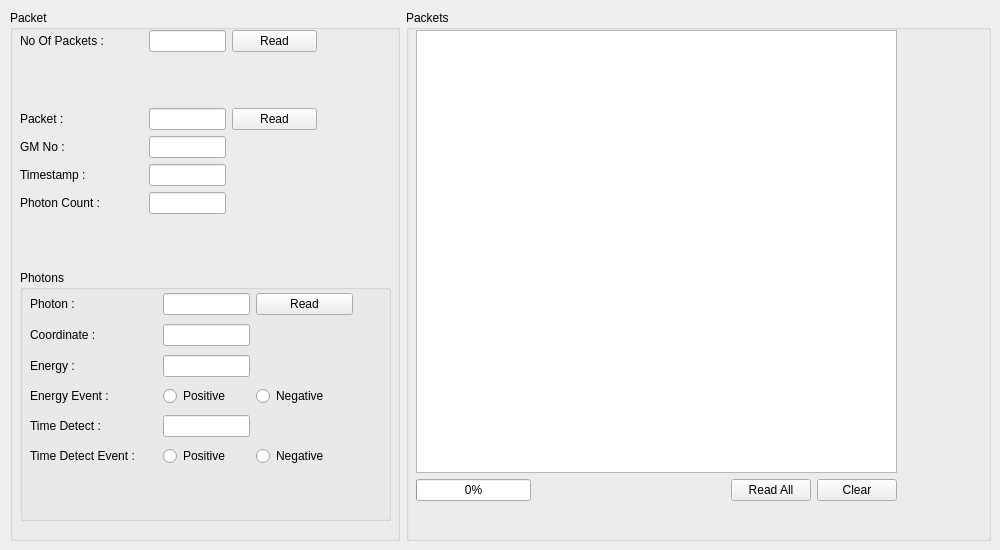
    <widget class="QWidget" name="tab_2">
     <attribute name="title">
      <string>Packets</string>
     </attribute>
     <widget class="QWidget" name="layoutWidget23">
      <property name="geometry">
       <rect>
        <x>10</x>
        <y>10</y>
        <width>981</width>
        <height>531</height>
       </rect>
      </property>
      <layout class="QGridLayout" name="gridLayout_40" columnstretch="40,60">
       <item row="0" column="0">
        <widget class="QGroupBox" name="packetGroup">
         <property name="title">
          <string>Packet</string>
         </property>
         <widget class="QWidget" name="gridLayoutWidget_11">
          <property name="geometry">
           <rect>
            <x>10</x>
            <y>20</y>
            <width>371</width>
            <height>491</height>
           </rect>
          </property>
          <layout class="QGridLayout" name="gridLayout_11" rowstretch="10,10,10,10,10,10,10,50" columnstretch="29,18,20,16">
           <item row="2" column="2">
            <widget class="QPushButton" name="readPacketBtn">
             <property name="text">
              <string>Read</string>
             </property>
            </widget>
           </item>
           <item row="0" column="0">
            <widget class="QLabel" name="noOfPacketsLab">
             <property name="text">
              <string>No Of Packets :</string>
             </property>
             <property name="alignment">
              <set>Qt::AlignLeading|Qt::AlignLeft|Qt::AlignVCenter</set>
             </property>
            </widget>
           </item>
           <item row="0" column="1">
            <widget class="QLineEdit" name="noOfPacketsEdit">
             <property name="readOnly">
              <bool>true</bool>
             </property>
            </widget>
           </item>
           <item row="0" column="2">
            <widget class="QPushButton" name="readNoOfPacketsBtn">
             <property name="text">
              <string>Read</string>
             </property>
            </widget>
           </item>
           <item row="5" column="0">
            <widget class="QLabel" name="packetPhotonCountLab">
             <property name="text">
              <string>Photon Count :</string>
             </property>
             <property name="alignment">
              <set>Qt::AlignLeading|Qt::AlignLeft|Qt::AlignVCenter</set>
             </property>
            </widget>
           </item>
           <item row="3" column="0">
            <widget class="QLabel" name="packetGMLab">
             <property name="text">
              <string>GM No :</string>
             </property>
             <property name="alignment">
              <set>Qt::AlignLeading|Qt::AlignLeft|Qt::AlignVCenter</set>
             </property>
            </widget>
           </item>
           <item row="4" column="0">
            <widget class="QLabel" name="packetTimestampLab">
             <property name="text">
              <string>Timestamp :</string>
             </property>
             <property name="alignment">
              <set>Qt::AlignLeading|Qt::AlignLeft|Qt::AlignVCenter</set>
             </property>
            </widget>
           </item>
           <item row="1" column="0" colspan="3">
            <spacer name="horizontalSpacer_13">
             <property name="orientation">
              <enum>Qt::Horizontal</enum>
             </property>
             <property name="sizeHint" stdset="0">
              <size>
               <width>40</width>
               <height>20</height>
              </size>
             </property>
            </spacer>
           </item>
           <item row="2" column="0">
            <widget class="QLabel" name="packetLab">
             <property name="text">
              <string>Packet :</string>
             </property>
             <property name="alignment">
              <set>Qt::AlignLeading|Qt::AlignLeft|Qt::AlignVCenter</set>
             </property>
            </widget>
           </item>
           <item row="3" column="1">
            <widget class="QLineEdit" name="packetGMEdit">
             <property name="readOnly">
              <bool>true</bool>
             </property>
            </widget>
           </item>
           <item row="2" column="1">
            <widget class="QLineEdit" name="packetNoEdit"/>
           </item>
           <item row="4" column="1">
            <widget class="QLineEdit" name="packetTimestampEdit">
             <property name="readOnly">
              <bool>true</bool>
             </property>
            </widget>
           </item>
           <item row="6" column="0" colspan="3">
            <spacer name="horizontalSpacer_14">
             <property name="orientation">
              <enum>Qt::Horizontal</enum>
             </property>
             <property name="sizeHint" stdset="0">
              <size>
               <width>40</width>
               <height>20</height>
              </size>
             </property>
            </spacer>
           </item>
           <item row="5" column="1">
            <widget class="QLineEdit" name="packetPhotonCountEdit">
             <property name="readOnly">
              <bool>true</bool>
             </property>
            </widget>
           </item>
           <item row="7" column="0" colspan="4">
            <widget class="QGroupBox" name="photonGroup">
             <property name="title">
              <string>Photons</string>
             </property>
             <widget class="QWidget" name="gridLayoutWidget_12">
              <property name="geometry">
               <rect>
                <x>10</x>
                <y>20</y>
                <width>323</width>
                <height>184</height>
               </rect>
              </property>
              <layout class="QGridLayout" name="gridLayout_12" columnstretch="38,26,29">
               <item row="3" column="1">
                <widget class="QRadioButton" name="photonEnergyPosEventRadio">
                 <property name="text">
                  <string>Positive</string>
                 </property>
                 <attribute name="buttonGroup">
                  <string notr="true">photonEnergyEventBtnGroup</string>
                 </attribute>
                </widget>
               </item>
               <item row="4" column="1">
                <widget class="QLineEdit" name="photonTimeDetectEdit"/>
               </item>
               <item row="0" column="0">
                <widget class="QLabel" name="photonNoLab">
                 <property name="text">
                  <string>Photon :</string>
                 </property>
                 <property name="alignment">
                  <set>Qt::AlignLeading|Qt::AlignLeft|Qt::AlignVCenter</set>
                 </property>
                </widget>
               </item>
               <item row="0" column="2">
                <widget class="QPushButton" name="readPhotonBtn">
                 <property name="text">
                  <string>Read</string>
                 </property>
                </widget>
               </item>
               <item row="0" column="1">
                <widget class="QLineEdit" name="photonNoEdit"/>
               </item>
               <item row="4" column="0">
                <widget class="QLabel" name="photonTimeDetectLab">
                 <property name="text">
                  <string>Time Detect :</string>
                 </property>
                 <property name="alignment">
                  <set>Qt::AlignLeading|Qt::AlignLeft|Qt::AlignVCenter</set>
                 </property>
                </widget>
               </item>
               <item row="1" column="0">
                <widget class="QLabel" name="photonCoordLab">
                 <property name="text">
                  <string>Coordinate :</string>
                 </property>
                 <property name="alignment">
                  <set>Qt::AlignLeading|Qt::AlignLeft|Qt::AlignVCenter</set>
                 </property>
                </widget>
               </item>
               <item row="2" column="1">
                <widget class="QLineEdit" name="photonEnergyEdit"/>
               </item>
               <item row="1" column="1">
                <widget class="QLineEdit" name="photonCoordEdit"/>
               </item>
               <item row="3" column="2">
                <widget class="QRadioButton" name="photonEnergyNegEventRadio">
                 <property name="text">
                  <string>Negative</string>
                 </property>
                 <attribute name="buttonGroup">
                  <string notr="true">photonEnergyEventBtnGroup</string>
                 </attribute>
                </widget>
               </item>
               <item row="2" column="0">
                <widget class="QLabel" name="photonEnergyLab">
                 <property name="text">
                  <string>Energy :</string>
                 </property>
                 <property name="alignment">
                  <set>Qt::AlignLeading|Qt::AlignLeft|Qt::AlignVCenter</set>
                 </property>
                </widget>
               </item>
               <item row="3" column="0">
                <widget class="QLabel" name="photonEnergyEventLab">
                 <property name="text">
                  <string>Energy Event :</string>
                 </property>
                 <property name="alignment">
                  <set>Qt::AlignLeading|Qt::AlignLeft|Qt::AlignVCenter</set>
                 </property>
                </widget>
               </item>
               <item row="5" column="0">
                <widget class="QLabel" name="photonTimeDetectEventLab">
                 <property name="text">
                  <string>Time Detect Event :</string>
                 </property>
                 <property name="alignment">
                  <set>Qt::AlignLeading|Qt::AlignLeft|Qt::AlignVCenter</set>
                 </property>
                </widget>
               </item>
               <item row="5" column="1">
                <widget class="QRadioButton" name="photonTimeDetectPosEventRadio">
                 <property name="text">
                  <string>Positive</string>
                 </property>
                 <attribute name="buttonGroup">
                  <string notr="true">photonTimeDetectBtnGroup</string>
                 </attribute>
                </widget>
               </item>
               <item row="5" column="2">
                <widget class="QRadioButton" name="photonTimeDetectNegEventRadio">
                 <property name="text">
                  <string>Negative</string>
                 </property>
                 <attribute name="buttonGroup">
                  <string notr="true">photonTimeDetectBtnGroup</string>
                 </attribute>
                </widget>
               </item>
              </layout>
             </widget>
            </widget>
           </item>
           <item row="0" column="3" rowspan="7">
            <spacer name="verticalSpacer_2">
             <property name="orientation">
              <enum>Qt::Vertical</enum>
             </property>
             <property name="sizeHint" stdset="0">
              <size>
               <width>20</width>
               <height>40</height>
              </size>
             </property>
            </spacer>
           </item>
          </layout>
         </widget>
        </widget>
       </item>
       <item row="0" column="1">
        <widget class="QGroupBox" name="packetsGroup">
         <property name="enabled">
          <bool>true</bool>
         </property>
         <property name="title">
          <string>Packets</string>
         </property>
         <widget class="QWidget" name="layoutWidget24">
          <property name="geometry">
           <rect>
            <x>10</x>
            <y>20</y>
            <width>481</width>
            <height>471</height>
           </rect>
          </property>
          <layout class="QGridLayout" name="gridLayout_10" rowstretch="90,10">
           <item row="1" column="0">
            <widget class="QProgressBar" name="packetLoadProgressBar">
             <property name="value">
              <number>0</number>
             </property>
            </widget>
           </item>
           <item row="1" column="1">
            <spacer name="horizontalSpacer_15">
             <property name="orientation">
              <enum>Qt::Horizontal</enum>
             </property>
             <property name="sizeHint" stdset="0">
              <size>
               <width>188</width>
               <height>20</height>
              </size>
             </property>
            </spacer>
           </item>
           <item row="1" column="2">
            <widget class="QPushButton" name="readAllPacketsBtn">
             <property name="text">
              <string>Read All</string>
             </property>
            </widget>
           </item>
           <item row="1" column="3">
            <widget class="QPushButton" name="resetPacketTextBtn">
             <property name="text">
              <string>Clear</string>
             </property>
            </widget>
           </item>
           <item row="0" column="0" colspan="4">
            <widget class="QTextEdit" name="packetsText">
             <property name="enabled">
              <bool>true</bool>
             </property>
             <property name="readOnly">
              <bool>true</bool>
             </property>
            </widget>
           </item>
          </layout>
         </widget>
        </widget>
       </item>
      </layout>
     </widget>
    </widget>
